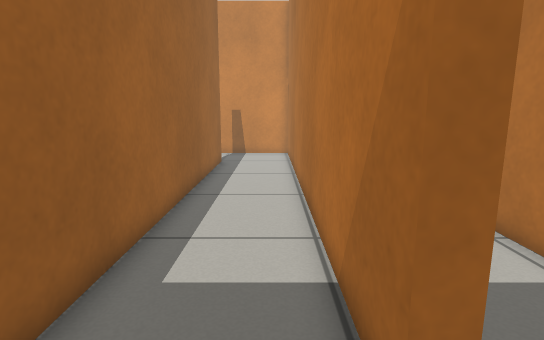
[1] (above)

17 first-person views from a walk through a robot-simulator world made for Gazebo. The camera is 0.7 m above the floor, tilts 10° down and sees 80° across. The floor is counted in squares, 0.25 m on a side. Each view is taken from the middle of a square. On the plan, view 1 faces up. The plan holds only what a view shows up to about 20 squares ahead; the rest is blank.

[2]
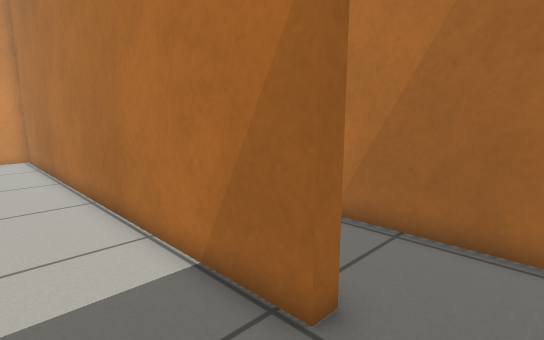

[3]
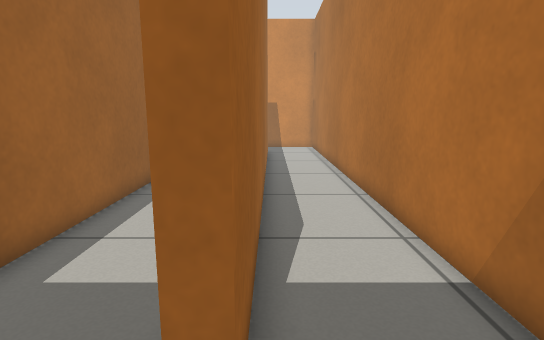

[4]
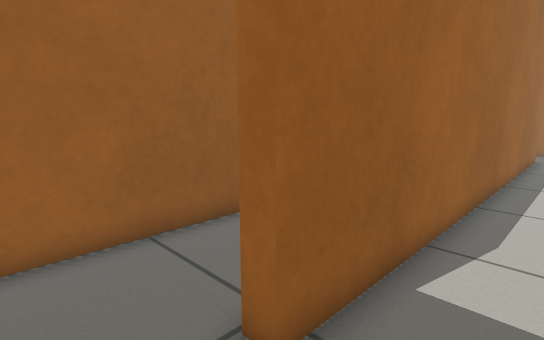

[5]
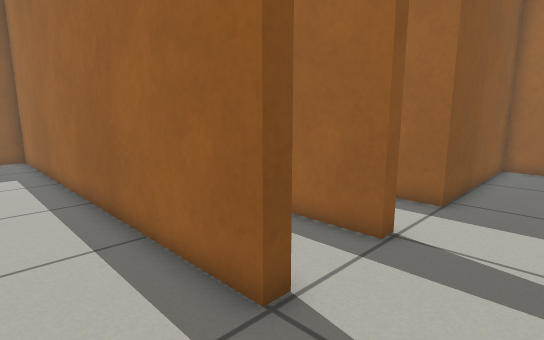

[6]
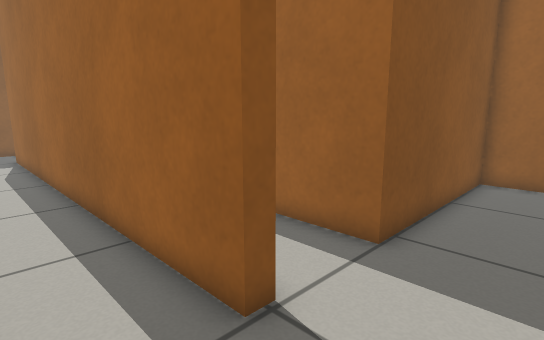

[7]
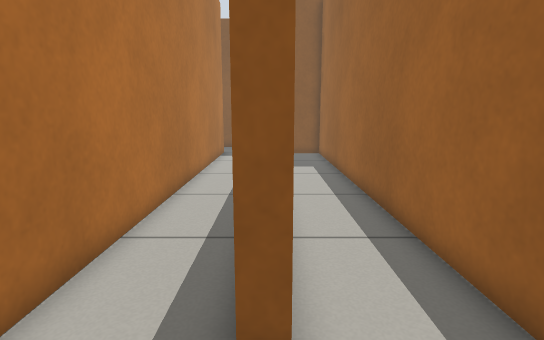

[8]
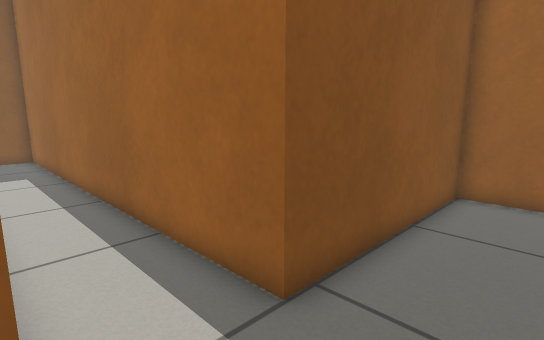

[9]
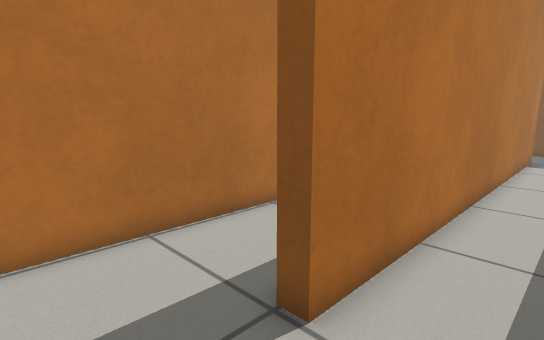

[10]
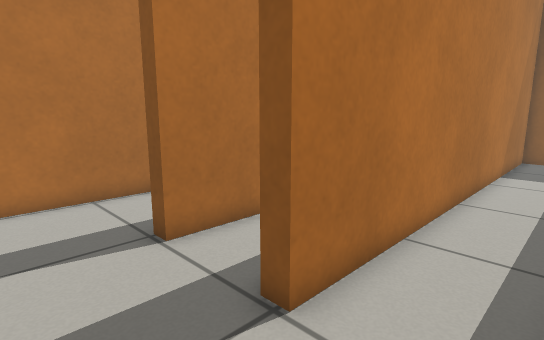

[11]
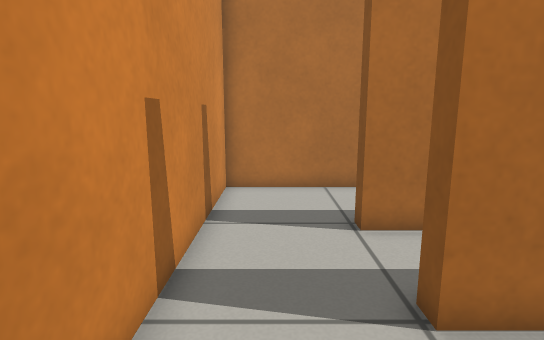

[12]
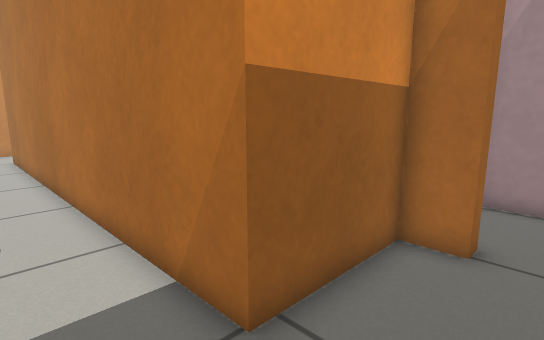

[13]
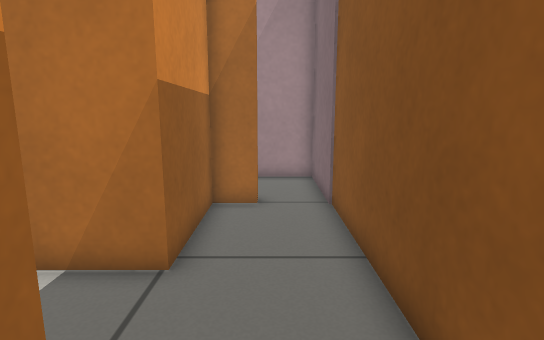

[14]
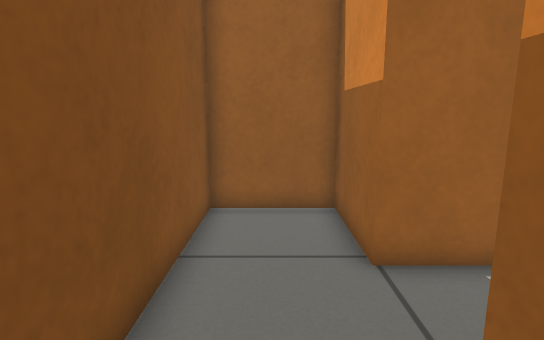

[15]
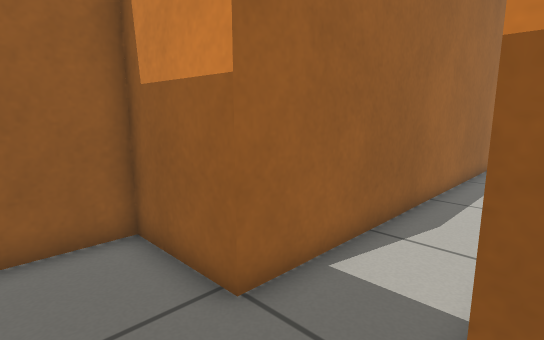

[16]
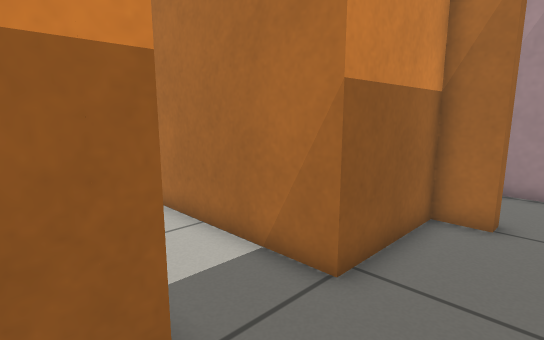

[17]
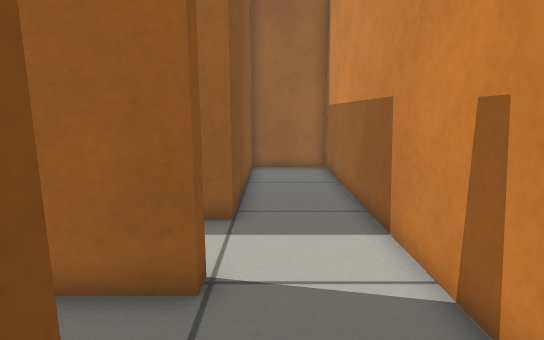

### Floor plan
Ten units are one square. View 1 is at (0, 0); x grows to the right and y downward. Boxes are objects, and circles mark ways between rooms. Rooms are numbered by the first view taken in them; rooms with no view inside come last. Other rooms are left out.
<svg viewBox="-192 -245 250 299">
<path fill="none" stroke="#000" d="M-36 -189 -30 -189 -30 5 -19 5M17 -24 11 -24 11 -228 -46 -228M17 -234 17 -24M53 -4 53 -206M15 25 8 25 8 11 -36 11 -36 -189M-72 -189 -66 -189 -66 11 -103 11 -103 48 51 49 52 17M-46 -228 -76 -228M-76 -228 -187 -228 -187 -189 -103 -189 -103 5 -72 5 -72 -189"/>
<circle cx="15" cy="-10" r="3" fill="#2a7"/>
<circle cx="-35" cy="-210" r="3" fill="#2a7"/>
<circle cx="-70" cy="-205" r="3" fill="#2a7"/>
<text x="-10" y="-110">1</text>
<text x="-70" y="-240">2</text>
<text x="-50" y="-50">3</text>
<text x="-90" y="-150">4</text>
</svg>
Room 1 opens to room 2. Room 1 opens to room 3. Room 3 opens to room 4.

Where each view was taken, in squares from view 1:
view 1: 0 up, 0 right, facing up
view 2: 0 up, 2 left, facing up-right
view 3: 0 up, 2 right, facing up
view 4: 0 up, 4 right, facing up-left
view 5: 22 up, 0 right, facing down-left
view 6: 22 up, 4 left, facing down-left
view 7: 22 up, 7 left, facing down
view 8: 22 up, 7 left, facing down-left
view 9: 22 up, 6 left, facing down-right
view 10: 22 up, 10 left, facing down-right
view 11: 21 up, 11 left, facing right
view 12: 4 down, 6 left, facing up-right
view 13: 3 down, 9 left, facing right
view 14: 3 down, 1 left, facing left
view 15: 4 down, 3 left, facing up-left
view 16: 4 down, 8 left, facing up-right
view 17: 20 up, 2 left, facing left
